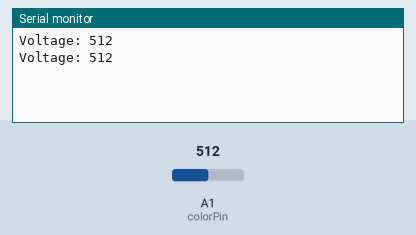
This sketch was run on a simulated Arduino Uno, built with avr-gcc and run on an emulated ATmega328P. Shown: the last lines printed to the serial monitor. The inputs (shaded band) are chosen by the test bench; at power-on: A1 (colorPin) = 512.

Above: at 2.3 s.
2.4 s: A1 (colorPin) set to 490
At 4.3 s:
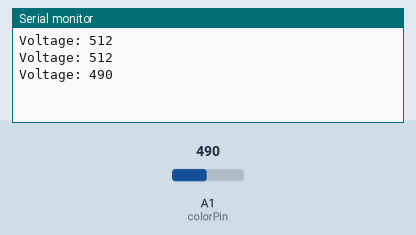
4.5 s: A1 (colorPin) set to 510
At 5.5 s:
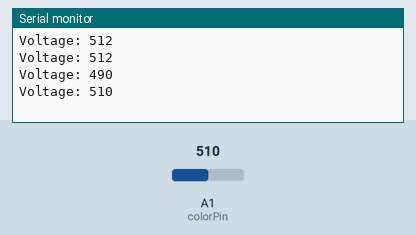
Timing chart, 0 to 7.5 s (numbered marks = the images above; inputs shaded):
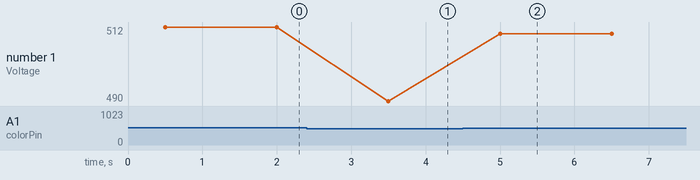

Measured:
- after the input at 2.4 s, the serial monitor: prints a new line after 1.1 s (image 1)
- after the input at 4.5 s, the serial monitor: prints a new line after 0.50 s (image 2)
- plotted number 1: 512 → 490 after the input at 2.4 s, 490 → 510 after the input at 4.5 s

The sketch:

Button_Test.ino
```cpp
int colorPin = A1;     //Button and LED pin numbers
byte globalHue;
byte globalSat;
void setup()
{
    Serial.begin(9600);           //Serial monitor used to determine limit values
}

void loop()
{
  int voltage = analogRead(colorPin);
  int volt = voltage;
  byte ledHue = 0;
  byte ledSat = globalSat;
  if (volt < 70)                     //Lower limit for first button - if below this limit then no button is pushed and LEDs are turned off
  {
    ledHue = globalHue;
  }
  else if (volt < 80) //Press First and Second button at the same time
  {
    ledHue = 0;
  }
  else if (volt < 100)                //First button limit - if below this limit but above previous limit then the first button is pressed
  {
    ledHue += 32;
  }
  else if (volt < 130)                //Second button limit
  {
    ledHue = 64;
  }
  else if (volt < 160)                //Third button limit
  {
    ledHue = 96;
  }
  else if (volt < 200)                //Fourth button limit
  {
    ledHue = 128;
  }
  else if (volt < 250)
  {
    ledHue = 160;
  }
  else if (volt < 350)
  {
    ledHue = 192;
  }
  else if (volt < 500)
  {
    ledSat += 15;
    if (ledSat == 255)
    {
      ledSat += 1;
    }
    delay(500);
  }
  else                                //If none of the previous buttons are pressed, then the fifth button must be pressed
  {
    if (ledSat == 0)
    {
      ledSat -= 1;
    }
    ledSat -= 15;
    delay(500);
  }
  globalHue=ledHue;
  globalSat=ledSat;
  Serial.print("Voltage: ");
  Serial.println(volt);               //Display the read value in the Serial monitor
//  Serial.print("globalHue: ");
//  Serial.println(globalHue);
//  Serial.print("ledHue: ");
//  Serial.println(ledHue);
//  Serial.print("globalSat: ");
//  Serial.println(globalSat);
//  Serial.print("ledSat: ");
//  Serial.println(ledSat);
  delay(1000);                         //Delay for stability
}
```
